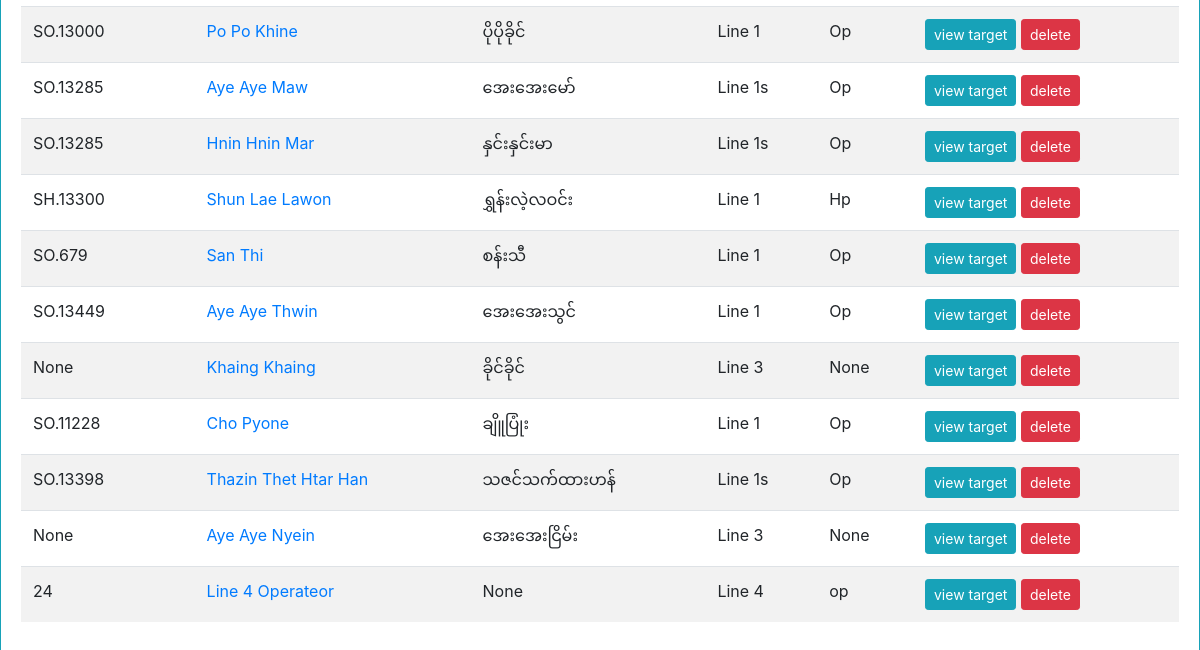
Page /operatorlist/ (lower part) on the earlier database version.
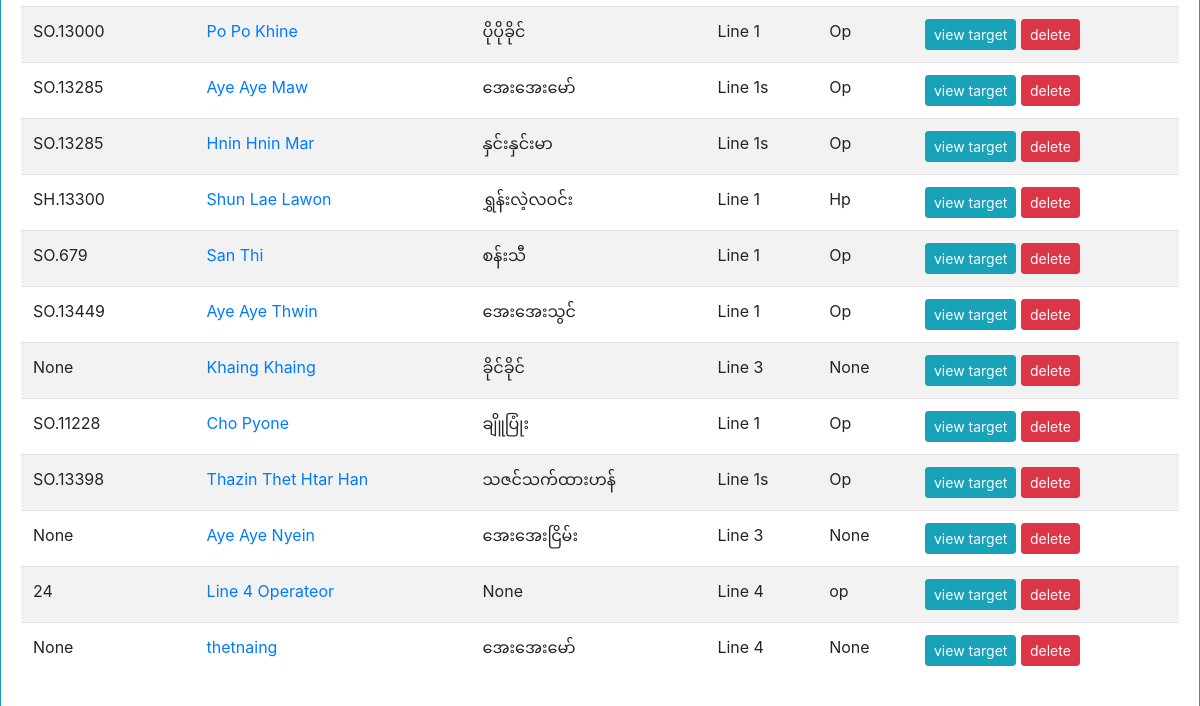
Same page on the later database version.
### myapp/models.py (models this page shows, shortened)
class operator(models.Model):
    name = models.CharField(max_length=255)
    line = models.ForeignKey(line, on_delete=models.CASCADE)
    point = models.ForeignKey(point, on_delete=models.CASCADE, blank=True, null=True)
    employee_code = models.CharField(max_length=255, blank=True, null=True)
    burmese = models.CharField(max_length=255, blank=True, null=True)
    role = models.CharField(max_length=255, blank=True, null=True)
    daily_target = models.PositiveIntegerField(default=0)
    resign = models.BooleanField(default=False)
    status = models.BooleanField(default=False)

class line(models.Model):
    line_name = models.CharField(max_length=255)
    target = models.PositiveIntegerField(default=0)
    def __str__(self):
        return self.line_name

### myapp/views.py (the view)
# urls.py: path('operatorlist/', views.operatorlist, name='operatorlist'),
def operatorlist(request):
    op = operator.objects.all()
    form = OptForm()
    context = {'op':op, 'form':form}
    return render(request, 'operatorlist.html', context)

### myapp/models.py (called while the page is built)
    def __str__(self):
        return self.point_name

### templates/operatorlist.html (shortened to what this page needs)
{% extends 'base.html' %}
{% block content %}
<div class="card border-info mb-3">
  <div class="card-body">
<table class="table table-striped" id="operatorlist">
  <tbody>
  	{% for i in op %}
    <tr>
      <td>{{i.employee_code}}</td>
      <td>
        <a href="{% url 'myapp:operatorupdate' i.id %}">{{i.name}}</a>
    </td>
      <td>{{i.burmese}}</td>
      <td>{{i.line}}</td>
      <td>{{i.role}}</td>
      <td>
      	<a href="{% url 'myapp:daily_rep_filter_operator' i.id %}" class="btn btn-sm btn-info">view target</a>
        <a href="{% url 'myapp:operator_delete' i.id %}" class="btn btn-sm btn-danger">delete</a>
      </td>
    </tr>
    {% endfor %}
  </tbody>
</table>
  </div>
</div>
{% endblock content %}

Differences in the rows shown:
added operator: employee_code "None", name "thetnaing", burmese "အေးအေးမော်", line "Line 4", role "None"
